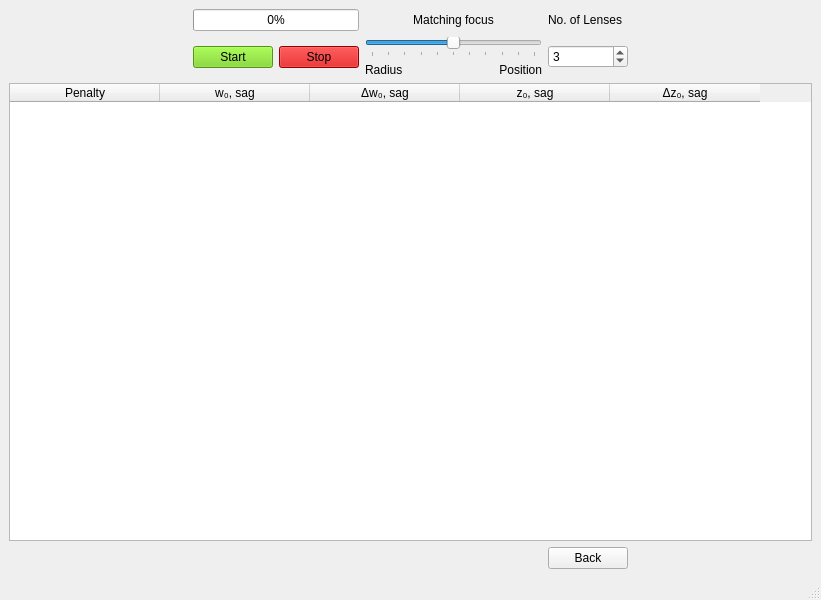
<?xml version="1.0" encoding="UTF-8"?>
<ui version="4.0">
 <class>MainWindow</class>
 <widget class="QMainWindow" name="MainWindow">
  <property name="geometry">
   <rect>
    <x>0</x>
    <y>0</y>
    <width>821</width>
    <height>600</height>
   </rect>
  </property>
  <property name="windowTitle">
   <string>MainWindow</string>
  </property>
  <widget class="QWidget" name="centralwidget">
   <layout class="QGridLayout" name="gridLayout_2">
    <item row="1" column="4">
     <widget class="QSpinBox" name="lensNumber">
      <property name="maximum">
       <number>10</number>
      </property>
      <property name="value">
       <number>3</number>
      </property>
     </widget>
    </item>
    <item row="0" column="4">
     <widget class="QLabel" name="label">
      <property name="text">
       <string>No. of Lenses</string>
      </property>
     </widget>
    </item>
    <item row="1" column="1">
     <widget class="QPushButton" name="button_optimize">
      <property name="styleSheet">
       <string notr="true">background-color: rgb(115, 210, 22);</string>
      </property>
      <property name="text">
       <string>Start</string>
      </property>
      <property name="checkable">
       <bool>false</bool>
      </property>
     </widget>
    </item>
    <item row="1" column="0">
     <spacer name="horizontalSpacer">
      <property name="orientation">
       <enum>Qt::Horizontal</enum>
      </property>
      <property name="sizeHint" stdset="0">
       <size>
        <width>40</width>
        <height>20</height>
       </size>
      </property>
     </spacer>
    </item>
    <item row="1" column="3">
     <layout class="QVBoxLayout" name="verticalLayout">
      <item>
       <widget class="QSlider" name="weight_slider">
        <property name="acceptDrops">
         <bool>false</bool>
        </property>
        <property name="maximum">
         <number>100</number>
        </property>
        <property name="singleStep">
         <number>1</number>
        </property>
        <property name="pageStep">
         <number>1</number>
        </property>
        <property name="value">
         <number>50</number>
        </property>
        <property name="orientation">
         <enum>Qt::Horizontal</enum>
        </property>
        <property name="invertedAppearance">
         <bool>false</bool>
        </property>
        <property name="invertedControls">
         <bool>false</bool>
        </property>
        <property name="tickPosition">
         <enum>QSlider::TicksBelow</enum>
        </property>
        <property name="tickInterval">
         <number>10</number>
        </property>
       </widget>
      </item>
      <item>
       <layout class="QHBoxLayout" name="horizontalLayout">
        <item>
         <widget class="QLabel" name="label_3">
          <property name="font">
           <font>
            <pointsize>9</pointsize>
           </font>
          </property>
          <property name="text">
           <string>Radius</string>
          </property>
         </widget>
        </item>
        <item>
         <widget class="QLabel" name="label_4">
          <property name="font">
           <font>
            <pointsize>9</pointsize>
           </font>
          </property>
          <property name="text">
           <string>Position</string>
          </property>
          <property name="alignment">
           <set>Qt::AlignRight|Qt::AlignTrailing|Qt::AlignVCenter</set>
          </property>
         </widget>
        </item>
       </layout>
      </item>
     </layout>
    </item>
    <item row="3" column="0" colspan="6">
     <widget class="QTableWidget" name="tableResults">
      <property name="autoFillBackground">
       <bool>false</bool>
      </property>
      <property name="sizeAdjustPolicy">
       <enum>QAbstractScrollArea::AdjustToContentsOnFirstShow</enum>
      </property>
      <property name="alternatingRowColors">
       <bool>true</bool>
      </property>
      <property name="selectionMode">
       <enum>QAbstractItemView::ExtendedSelection</enum>
      </property>
      <property name="selectionBehavior">
       <enum>QAbstractItemView::SelectRows</enum>
      </property>
      <property name="sortingEnabled">
       <bool>true</bool>
      </property>
      <attribute name="horizontalHeaderCascadingSectionResizes">
       <bool>true</bool>
      </attribute>
      <attribute name="horizontalHeaderDefaultSectionSize">
       <number>150</number>
      </attribute>
      <attribute name="horizontalHeaderHighlightSections">
       <bool>true</bool>
      </attribute>
      <attribute name="horizontalHeaderMinimumSectionSize">
       <number>100</number>
      </attribute>
      <attribute name="horizontalHeaderStretchLastSection">
       <bool>false</bool>
      </attribute>
      <attribute name="verticalHeaderVisible">
       <bool>true</bool>
      </attribute>
      <attribute name="verticalHeaderCascadingSectionResizes">
       <bool>false</bool>
      </attribute>
      <attribute name="verticalHeaderDefaultSectionSize">
       <number>50</number>
      </attribute>
      <attribute name="verticalHeaderMinimumSectionSize">
       <number>50</number>
      </attribute>
      <attribute name="verticalHeaderShowSortIndicator" stdset="0">
       <bool>false</bool>
      </attribute>
      <attribute name="verticalHeaderStretchLastSection">
       <bool>false</bool>
      </attribute>
      <column>
       <property name="text">
        <string>Penalty</string>
       </property>
      </column>
      <column>
       <property name="text">
        <string>w₀, sag</string>
       </property>
      </column>
      <column>
       <property name="text">
        <string>Δw₀, sag</string>
       </property>
      </column>
      <column>
       <property name="text">
        <string>z₀, sag</string>
       </property>
      </column>
      <column>
       <property name="text">
        <string>Δz₀, sag</string>
       </property>
      </column>
     </widget>
    </item>
    <item row="1" column="5">
     <spacer name="horizontalSpacer_2">
      <property name="orientation">
       <enum>Qt::Horizontal</enum>
      </property>
      <property name="sizeHint" stdset="0">
       <size>
        <width>40</width>
        <height>20</height>
       </size>
      </property>
     </spacer>
    </item>
    <item row="4" column="4">
     <widget class="QPushButton" name="button_back">
      <property name="text">
       <string>Back</string>
      </property>
      <property name="checkable">
       <bool>false</bool>
      </property>
     </widget>
    </item>
    <item row="0" column="3">
     <widget class="QLabel" name="label_2">
      <property name="layoutDirection">
       <enum>Qt::LeftToRight</enum>
      </property>
      <property name="text">
       <string>Matching focus</string>
      </property>
      <property name="alignment">
       <set>Qt::AlignCenter</set>
      </property>
     </widget>
    </item>
    <item row="1" column="2">
     <widget class="QPushButton" name="button_stop_optimization">
      <property name="styleSheet">
       <string notr="true">background-color: rgb(204, 0, 0);</string>
      </property>
      <property name="text">
       <string>Stop</string>
      </property>
     </widget>
    </item>
    <item row="0" column="1" colspan="2">
     <widget class="QProgressBar" name="progressBar">
      <property name="value">
       <number>0</number>
      </property>
     </widget>
    </item>
   </layout>
  </widget>
  <widget class="QStatusBar" name="statusbar"/>
 </widget>
 <resources/>
 <connections/>
</ui>
